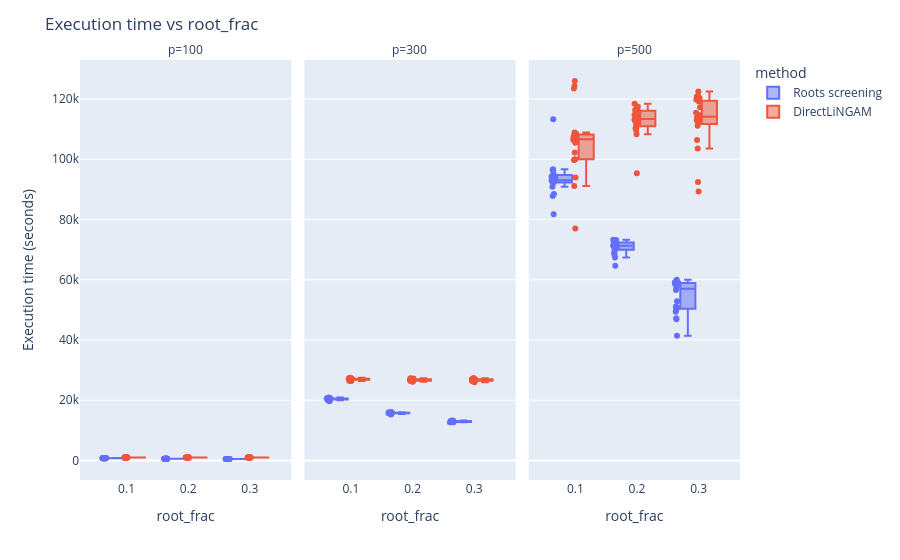

The cell this chart's notebook holds for it:
### Code cell
fig_time = px.box(
    time_long,
    x='root_frac',
    y='exec_time_sec',
    color='method',
    facet_col='p',
    category_orders={
        'root_frac': [0.1, 0.2, 0.3],
        'p': [100, 300, 500]
    },
    points='all'
)

fig_time.update_layout(
    title='Execution time vs root_frac',
    yaxis_title='Execution time (seconds)',
    boxmode='group'
)
fig_time.show()

### Figure 1 — Plotly figure (JSON) as saved in the notebook; plotly's stock layout.template omitted (floating-point values rounded to 4 significant figures)
{"data": [{"alignmentgroup": "True", "boxpoints": "all", "hovertemplate": "method=Roots screening<br>p=100<br>root_frac=%{x}<br>exec_time_sec=%{y}<extra></extra>", "legendgroup": "Roots screening", "marker": {"color": "#636efa"}, "name": "Roots screening", "notched": false, "offsetgroup": "Roots screening", "orientation": "v", "showlegend": true, "type": "box", "x": [0.1, 0.1, 0.1, 0.1, 0.1, 0.1, 0.1, 0.1, 0.1, 0.1, 0.1, 0.1, 0.1, 0.1, 0.1, 0.1, 0.1, 0.1, 0.1, 0.1, 0.2, 0.2, 0.2, 0.2, 0.2, 0.2, 0.2, 0.2, 0.2, 0.2, 0.2, 0.2, 0.2, 0.2, 0.2, 0.2, 0.2, 0.2, 0.2, 0.2, 0.3, 0.3, 0.3, 0.3, 0.3, 0.3, 0.3, 0.3, 0.3, 0.3, 0.3, 0.3, 0.3, 0.3, 0.3, 0.3, 0.3, 0.3, 0.3, 0.3], "x0": " ", "xaxis": "x", "y": [770.2, 790.7, 774.0, 794.5, 788.8, 774.0, 785.2, 791.8, 793.2, 770.4, 783.2, 789.0, 776.0, 784.6, 789.8, 775.9, 772.5, 784.6, 781.7, 791.0, 611.3, 618.3, 611.1, 598.0, 614.3, 605.2, 611.3, 607.4, 614.8, 620.9, 612.3, 611.6, 612.7, 607.3, 607.5, 612.2, 621.6, 609.8, 613.0, 604.8, 506.2, 508.5, 501.9, 511.0, 499.8, 514.9, 510.8, 504.2, 511.9, 509.7, 511.7, 514.5, 501.7, 518.4, 508.2, 511.6, 507.0, 503.2, 514.1, 512.3], "y0": " ", "yaxis": "y"}, {"alignmentgroup": "True", "boxpoints": "all", "hovertemplate": "method=DirectLiNGAM<br>p=100<br>root_frac=%{x}<br>exec_time_sec=%{y}<extra></extra>", "legendgroup": "DirectLiNGAM", "marker": {"color": "#EF553B"}, "name": "DirectLiNGAM", "notched": false, "offsetgroup": "DirectLiNGAM", "orientation": "v", "showlegend": true, "type": "box", "x": [0.1, 0.1, 0.1, 0.1, 0.1, 0.1, 0.1, 0.1, 0.1, 0.1, 0.1, 0.1, 0.1, 0.1, 0.1, 0.1, 0.1, 0.1, 0.1, 0.1, 0.2, 0.2, 0.2, 0.2, 0.2, 0.2, 0.2, 0.2, 0.2, 0.2, 0.2, 0.2, 0.2, 0.2, 0.2, 0.2, 0.2, 0.2, 0.2, 0.2, 0.3, 0.3, 0.3, 0.3, 0.3, 0.3, 0.3, 0.3, 0.3, 0.3, 0.3, 0.3, 0.3, 0.3, 0.3, 0.3, 0.3, 0.3, 0.3, 0.3], "x0": " ", "xaxis": "x", "y": [967.0, 998.0, 985.6, 999.8, 985.6, 970.0, 983.5, 967.1, 979.7, 984.7, 985.1, 1013.0, 980.5, 990.9, 1013.0, 990.5, 989.7, 970.7, 966.6, 998.1, 987.0, 985.8, 978.3, 981.3, 961.9, 970.6, 977.4, 967.0, 988.2, 976.2, 973.8, 988.4, 978.9, 974.2, 972.5, 977.4, 1005.0, 974.7, 985.3, 993.5, 978.2, 974.6, 979.1, 981.8, 964.9, 981.6, 976.2, 979.4, 987.4, 969.3, 976.5, 979.5, 967.1, 989.0, 996.3, 976.1, 975.6, 971.9, 986.4, 976.3], "y0": " ", "yaxis": "y"}, {"alignmentgroup": "True", "boxpoints": "all", "hovertemplate": "method=Roots screening<br>p=300<br>root_frac=%{x}<br>exec_time_sec=%{y}<extra></extra>", "legendgroup": "Roots screening", "marker": {"color": "#636efa"}, "name": "Roots screening", "notched": false, "offsetgroup": "Roots screening", "orientation": "v", "showlegend": false, "type": "box", "x": [0.1, 0.1, 0.1, 0.1, 0.1, 0.1, 0.1, 0.1, 0.1, 0.1, 0.1, 0.1, 0.1, 0.1, 0.1, 0.1, 0.1, 0.1, 0.1, 0.1, 0.2, 0.2, 0.2, 0.2, 0.2, 0.2, 0.2, 0.2, 0.2, 0.2, 0.2, 0.2, 0.2, 0.2, 0.2, 0.2, 0.2, 0.2, 0.2, 0.2, 0.3, 0.3, 0.3, 0.3, 0.3, 0.3, 0.3, 0.3, 0.3, 0.3, 0.3, 0.3, 0.3, 0.3, 0.3, 0.3, 0.3, 0.3, 0.3, 0.3], "x0": " ", "xaxis": "x2", "y": [20300.0, 20730.0, 20040.0, 20620.0, 20030.0, 20320.0, 20590.0, 20610.0, 20930.0, 20450.0, 20340.0, 19690.0, 20380.0, 20240.0, 20600.0, 20140.0, 20550.0, 20600.0, 20480.0, 20640.0, 15940.0, 15640.0, 15590.0, 15790.0, 15740.0, 15300.0, 16040.0, 15990.0, 15710.0, 15450.0, 15590.0, 15850.0, 15890.0, 15690.0, 15810.0, 15710.0, 15830.0, 15760.0, 15910.0, 15870.0, 13150.0, 12810.0, 13130.0, 12990.0, 13000.0, 12780.0, 12820.0, 12720.0, 13130.0, 12790.0, 12720.0, 13160.0, 12750.0, 12970.0, 12730.0, 12720.0, 13140.0, 13130.0, 13310.0, 12930.0], "y0": " ", "yaxis": "y2"}, {"alignmentgroup": "True", "boxpoints": "all", "hovertemplate": "method=DirectLiNGAM<br>p=300<br>root_frac=%{x}<br>exec_time_sec=%{y}<extra></extra>", "legendgroup": "DirectLiNGAM", "marker": {"color": "#EF553B"}, "name": "DirectLiNGAM", "notched": false, "offsetgroup": "DirectLiNGAM", "orientation": "v", "showlegend": false, "type": "box", "x": [0.1, 0.1, 0.1, 0.1, 0.1, 0.1, 0.1, 0.1, 0.1, 0.1, 0.1, 0.1, 0.1, 0.1, 0.1, 0.1, 0.1, 0.1, 0.1, 0.1, 0.2, 0.2, 0.2, 0.2, 0.2, 0.2, 0.2, 0.2, 0.2, 0.2, 0.2, 0.2, 0.2, 0.2, 0.2, 0.2, 0.2, 0.2, 0.2, 0.2, 0.3, 0.3, 0.3, 0.3, 0.3, 0.3, 0.3, 0.3, 0.3, 0.3, 0.3, 0.3, 0.3, 0.3, 0.3, 0.3, 0.3, 0.3, 0.3, 0.3], "x0": " ", "xaxis": "x2", "y": [26740.0, 26990.0, 26370.0, 27380.0, 26380.0, 26780.0, 26920.0, 27490.0, 27170.0, 26580.0, 27340.0, 26920.0, 27010.0, 26790.0, 27030.0, 26990.0, 26890.0, 27130.0, 27430.0, 27040.0, 27290.0, 26330.0, 26460.0, 26690.0, 26320.0, 26100.0, 27170.0, 26430.0, 26930.0, 26980.0, 26580.0, 26570.0, 26640.0, 26600.0, 26800.0, 27060.0, 26740.0, 27040.0, 27210.0, 26900.0, 26890.0, 26620.0, 26500.0, 27040.0, 26720.0, 26920.0, 26530.0, 27320.0, 26600.0, 26500.0, 26400.0, 26950.0, 26400.0, 26420.0, 26010.0, 26960.0, 27340.0, 26630.0, 26990.0, 26600.0], "y0": " ", "yaxis": "y2"}, {"alignmentgroup": "True", "boxpoints": "all", "hovertemplate": "method=Roots screening<br>p=500<br>root_frac=%{x}<br>exec_time_sec=%{y}<extra></extra>", "legendgroup": "Roots screening", "marker": {"color": "#636efa"}, "name": "Roots screening", "notched": false, "offsetgroup": "Roots screening", "orientation": "v", "showlegend": false, "type": "box", "x": [0.1, 0.1, 0.1, 0.1, 0.1, 0.1, 0.1, 0.1, 0.1, 0.1, 0.1, 0.1, 0.1, 0.1, 0.1, 0.1, 0.1, 0.1, 0.1, 0.1, 0.2, 0.2, 0.2, 0.2, 0.2, 0.2, 0.2, 0.2, 0.2, 0.2, 0.2, 0.2, 0.2, 0.2, 0.2, 0.2, 0.2, 0.2, 0.2, 0.2, 0.3, 0.3, 0.3, 0.3, 0.3, 0.3, 0.3, 0.3, 0.3, 0.3, 0.3, 0.3, 0.3, 0.3, 0.3, 0.3, 0.3, 0.3, 0.3, 0.3], "x0": " ", "xaxis": "x3", "y": [92520.0, 96660.0, 94010.0, 90840.0, 113300.0, 92220.0, 92470.0, 92520.0, 94210.0, 92340.0, 94260.0, 94880.0, 81730.0, 92840.0, 93220.0, 88440.0, 96330.0, 96400.0, 87800.0, 94620.0, 71250.0, 71360.0, 64670.0, 72520.0, 68780.0, 71870.0, 72260.0, 71260.0, 71210.0, 69920.0, 72590.0, 71370.0, 70100.0, 73240.0, 71580.0, 72630.0, 68190.0, 73180.0, 67390.0, 69980.0, 59030.0, 51050.0, 58880.0, 58480.0, 58360.0, 49400.0, 59600.0, 58970.0, 58940.0, 47200.0, 50910.0, 57540.0, 52880.0, 41430.0, 59210.0, 50700.0, 46870.0, 56580.0, 50020.0, 59990.0], "y0": " ", "yaxis": "y3"}, {"alignmentgroup": "True", "boxpoints": "all", "hovertemplate": "method=DirectLiNGAM<br>p=500<br>root_frac=%{x}<br>exec_time_sec=%{y}<extra></extra>", "legendgroup": "DirectLiNGAM", "marker": {"color": "#EF553B"}, "name": "DirectLiNGAM", "notched": false, "offsetgroup": "DirectLiNGAM", "orientation": "v", "showlegend": false, "type": "box", "x": [0.1, 0.1, 0.1, 0.1, 0.1, 0.1, 0.1, 0.1, 0.1, 0.1, 0.1, 0.1, 0.1, 0.1, 0.1, 0.1, 0.1, 0.1, 0.1, 0.1, 0.2, 0.2, 0.2, 0.2, 0.2, 0.2, 0.2, 0.2, 0.2, 0.2, 0.2, 0.2, 0.2, 0.2, 0.2, 0.2, 0.2, 0.2, 0.2, 0.2, 0.3, 0.3, 0.3, 0.3, 0.3, 0.3, 0.3, 0.3, 0.3, 0.3, 0.3, 0.3, 0.3, 0.3, 0.3, 0.3, 0.3, 0.3, 0.3, 0.3], "x0": " ", "xaxis": "x3", "y": [107200.0, 124400.0, 126000.0, 123500.0, 93940.0, 108600.0, 106700.0, 108900.0, 105500.0, 99940.0, 100000.0, 107900.0, 77060.0, 107100.0, 102200.0, 91150.0, 106500.0, 106300.0, 107300.0, 99750.0, 116700.0, 113200.0, 118500.0, 117400.0, 114800.0, 116400.0, 114800.0, 110200.0, 111500.0, 115900.0, 116500.0, 110400.0, 95340.0, 114900.0, 112800.0, 112000.0, 113700.0, 112100.0, 108300.0, 109700.0, 122500.0, 121100.0, 106400.0, 115500.0, 120300.0, 112900.0, 113800.0, 117200.0, 112400.0, 112400.0, 114700.0, 113400.0, 119200.0, 92460.0, 120700.0, 111100.0, 89280.0, 119700.0, 103500.0, 114400.0], "y0": " ", "yaxis": "y3"}], "layout": {"annotations": [{"font": {}, "showarrow": false, "text": "p=100", "x": 0.16, "xanchor": "center", "xref": "paper", "y": 1, "yanchor": "bottom", "yref": "paper"}, {"font": {}, "showarrow": false, "text": "p=300", "x": 0.5, "xanchor": "center", "xref": "paper", "y": 1, "yanchor": "bottom", "yref": "paper"}, {"font": {}, "showarrow": false, "text": "p=500", "x": 0.84, "xanchor": "center", "xref": "paper", "y": 1, "yanchor": "bottom", "yref": "paper"}], "boxmode": "group", "legend": {"title": {"text": "method"}, "tracegroupgap": 0}, "margin": {"t": 60}, "title": {"text": "Execution time vs root_frac"}, "xaxis": {"anchor": "y", "categoryarray": [0.1, 0.2, 0.3], "categoryorder": "array", "domain": [0, 0.32], "title": {"text": "root_frac"}}, "xaxis2": {"anchor": "y2", "categoryarray": [0.1, 0.2, 0.3], "categoryorder": "array", "domain": [0.34, 0.66], "matches": "x", "title": {"text": "root_frac"}}, "xaxis3": {"anchor": "y3", "categoryarray": [0.1, 0.2, 0.3], "categoryorder": "array", "domain": [0.68, 1.0], "matches": "x", "title": {"text": "root_frac"}}, "yaxis": {"anchor": "x", "domain": [0, 1], "title": {"text": "Execution time (seconds)"}}, "yaxis2": {"anchor": "x2", "domain": [0, 1], "matches": "y", "showticklabels": false}, "yaxis3": {"anchor": "x3", "domain": [0, 1], "matches": "y", "showticklabels": false}}}
